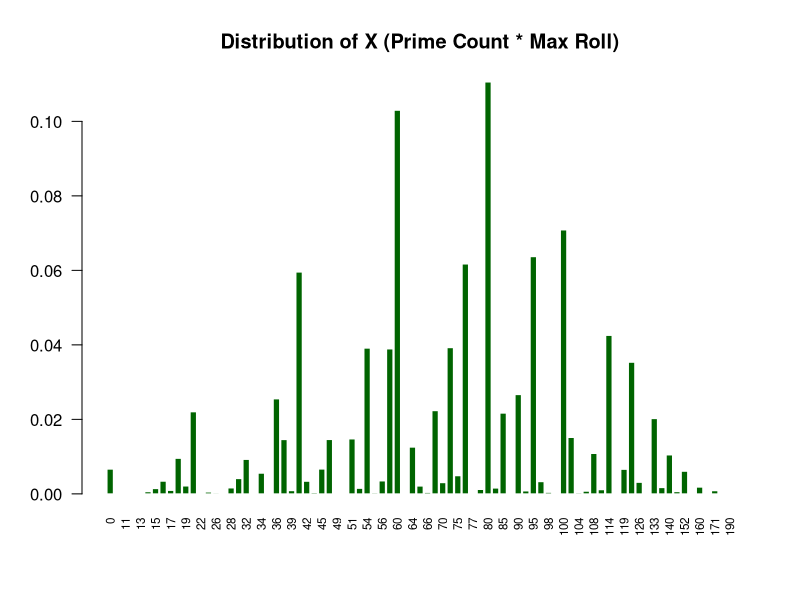

This figure's R source:
N <- 100000

# Define the prime numbers possible on a 20-sided die
primes <- c(2, 3, 5, 7, 11, 13, 17, 19)

# A function to simulate exactly ONE trial
simulate_trial <- function() {
  # Roll 10 20-sided dice
  rolls <- sample(1:20, 10, replace = TRUE)
  
  # Count how many of those rolls are in our primes list
  # %in% checks for matches, sum() counts the TRUE values
  prime_count <- sum(rolls %in% primes)
  
  # Find the highest roll
  max_roll <- max(rolls)
  
  # Return the product
  return(prime_count * max_roll)
}

cat("Simulating 100,000 trials. This might take 1 or 2 seconds...\n")

# replicate() runs our function N times and stores the results in a vector
X_results <- replicate(N, simulate_trial())

# --- Plotting the Distribution ---
png("task_2_10_plot.png", width=1000, height=500)

# Calculate the distribution (probabilities)
dist_X <- table(X_results) / N

# Plot it
barplot(dist_X, 
        main="Distribution of X (Prime Count * Max Roll)", 
        col="darkgreen", 
        border="white", 
        las=2,      # Rotates the x-axis labels to be vertical
        cex.names=0.7) # Shrinks the label text slightly to fit

dev.off()

cat("Task 2.10 complete! Open task_2_10_plot.png to see the distribution.\n")
